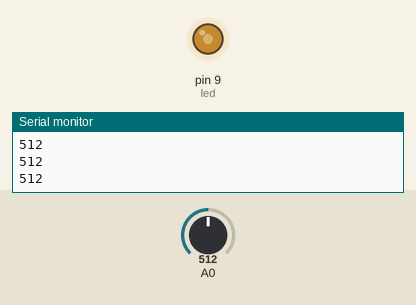
Simulated run of this sketch. Board: Arduino Uno, built with avr-gcc and run on an emulated ATmega328P. Parts: output pins drawn as LEDs (lit = HIGH), the last lines printed to the serial monitor. The inputs (shaded band) are chosen by the test bench; at power-on: A0 = 512.

Above: at 1.2 s.
1.3 s: A0 set to 716
At 2.2 s:
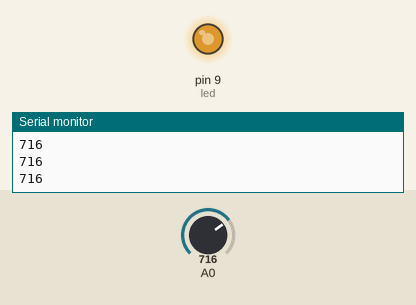
2.8 s: A0 set to 900
At 3.5 s:
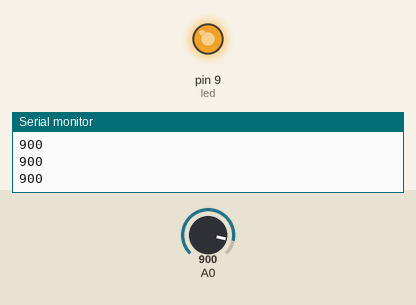
4.3 s: A0 set to 122
At 4.9 s:
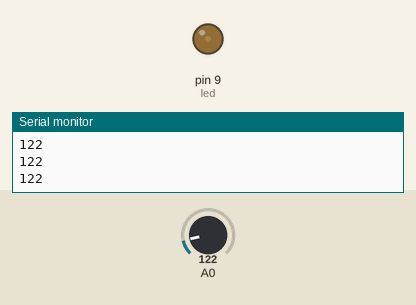
5.8 s: A0 set to 0
At 6.2 s:
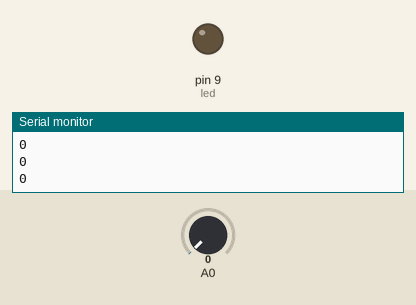
7.3 s: A0 set to 511
At 8.7 s:
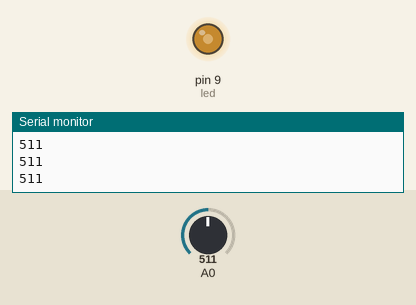
Timing chart, 0 to 9.8 s (numbered marks = the images above; inputs shaded):
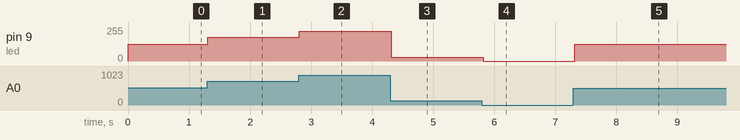

The sketch:

light_intensity_measurement_using_ldr_sensor_and_arduino_1.ino
```cpp
#define led 9

void setup(){

  pinMode(A0,INPUT);
  pinMode(led,OUTPUT);

  Serial.begin(9600);
}
 void loop(){
 int sensorValue=0;
 sensorValue =analogRead(A0);
 Serial.println(sensorValue);
 analogWrite(led,map(sensorValue,0,1023,0,255));// 0,1023--> ldr value ; 0,255-->led's value will show in PWM
 delay(100);

   }
```

Measured:
- after the input at 1.3 s, pin 9 (led): 127/255 → 178/255 at once
- after the input at 2.8 s, pin 9 (led): 178/255 → 224/255 at once
- after the input at 4.3 s, pin 9 (led): 224/255 → 30/255 at once
- after the input at 5.8 s, pin 9 (led): 30/255 → 0/255 at once
- after the input at 7.3 s, pin 9 (led): 0/255 → 127/255 at once
